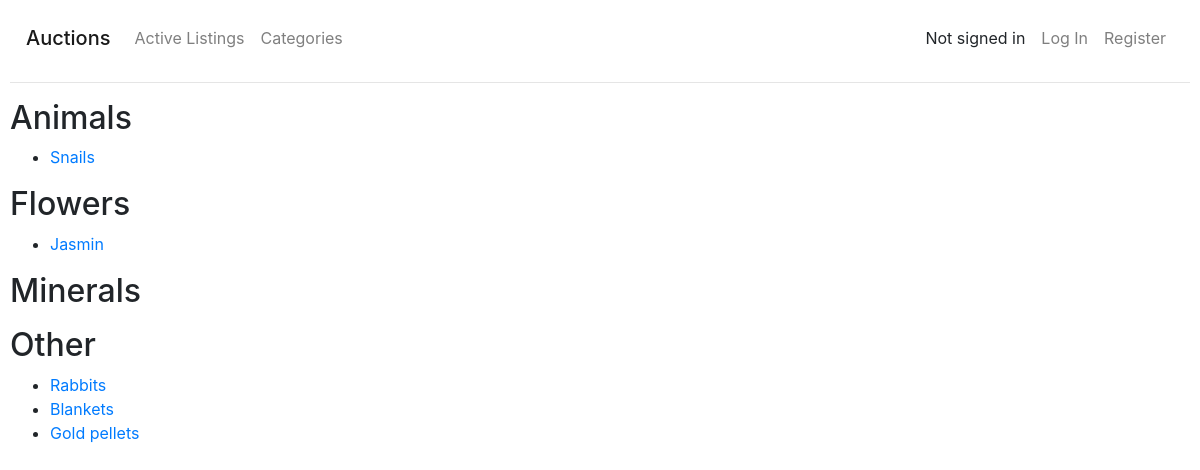
The page /categories on the database as committed earlier.
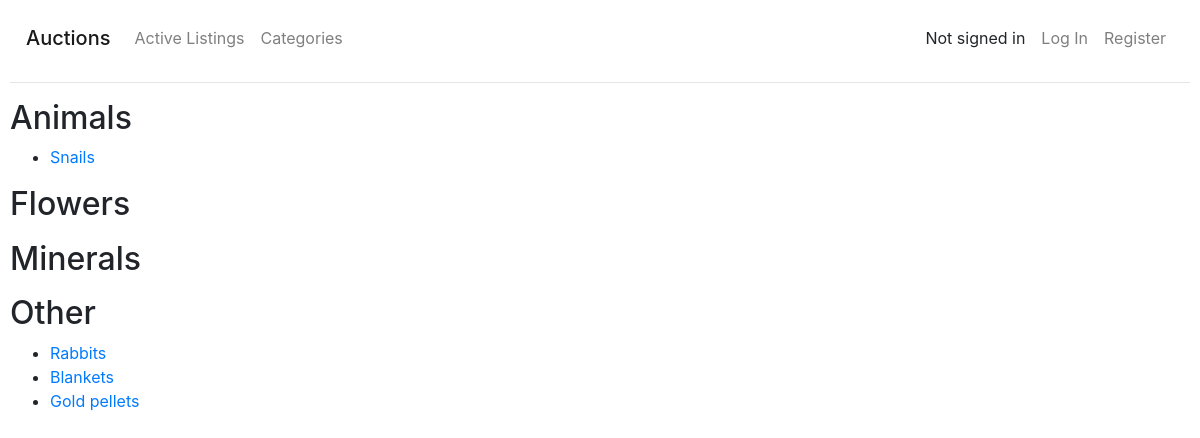
The same page on the database as committed later.
### auctions/models.py (models this page shows, shortened)
class Category(models.Model):
    category = models.CharField(max_length=32)
    def __str__(self):
        return self.category

class Listing(models.Model):
    user = models.ForeignKey(User, on_delete=models.CASCADE, related_name='listings')
    category = models.ForeignKey(Category, on_delete=models.CASCADE, related_name='listings', default=1)
    title = models.CharField(max_length=32)
    description = models.CharField(max_length=640, blank=True)
    image_url = models.URLField(max_length=200, blank=True)
    start_bid = models.DecimalField(max_digits=7, decimal_places=2)
    current_price = models.DecimalField(max_digits=7, decimal_places=2)
    closed = models.BooleanField(default=False)

### auctions/views.py (the view)
# urls.py: path('categories', views.categories, name='categories'),
def categories(request):
    return render(request, 'auctions/categories.html', {
        'categories': Category.objects.all().order_by('category'),
    })

### auctions/templates/auctions/categories.html
{% extends "auctions/layout.html" %}
{% block body %}
{% for category in categories %}
<h2>{{ category }}</h2>
<ul>
  {% for listing in category.listings.all %}
  {% if not listing.closed %}
  <li><a href="{% url 'item' listing.id %}">{{ listing.title }}</a></li>
  {% endif %}
  {% endfor %}
</ul>
{% endfor %}
{% endblock %}

Rows that differ between the two databases and show on the page:
changed Category "Flowers": loses Listing (title "Jasmin")
